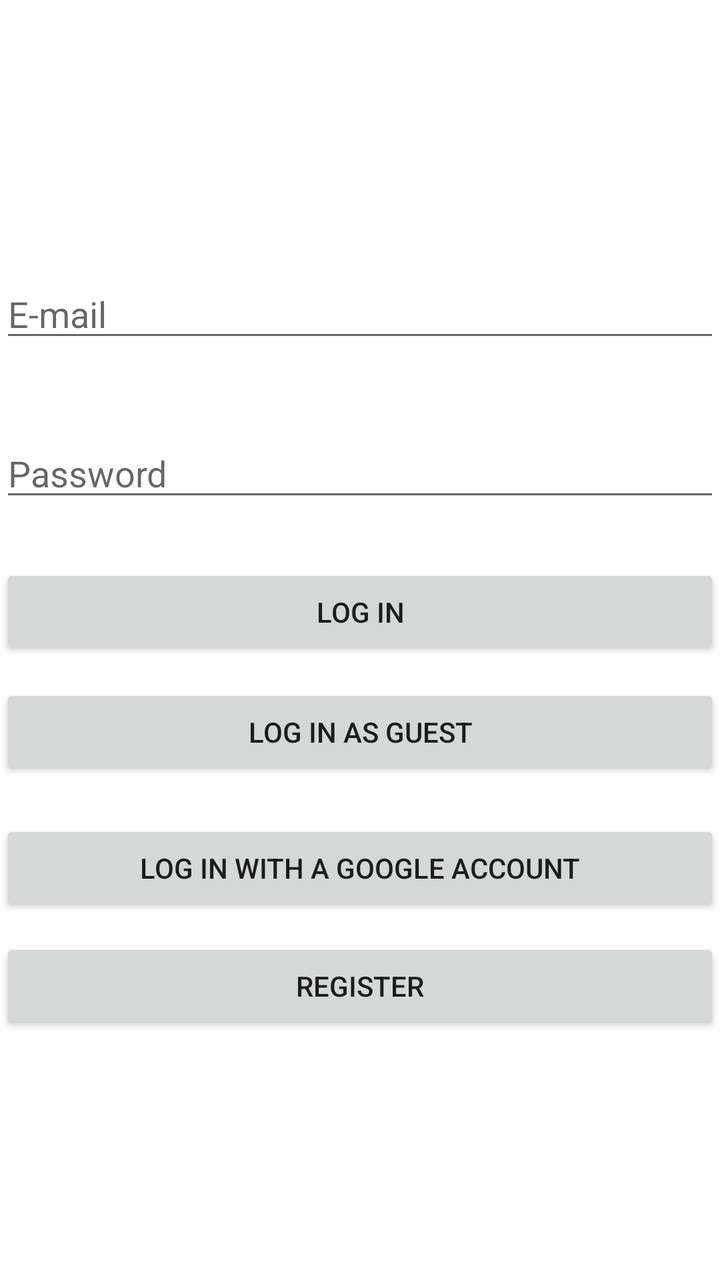
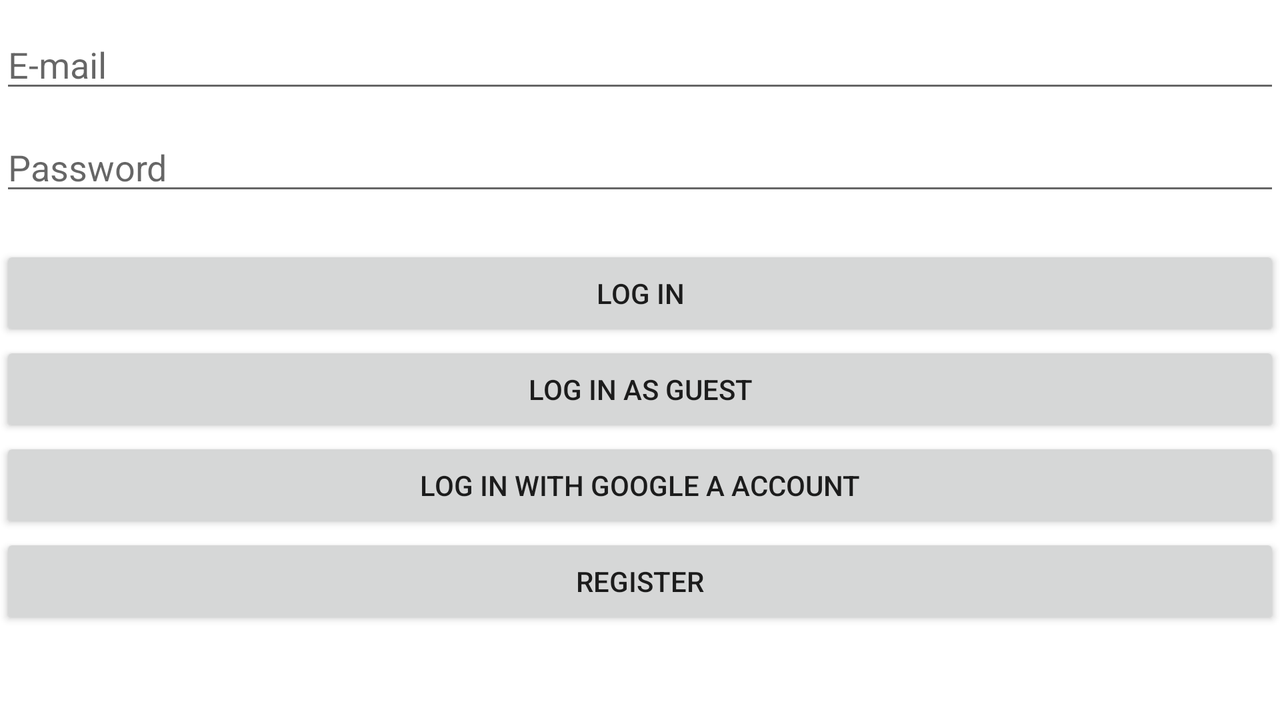

An Android layout and its configuration variant, each rendered on a device that would load it. The default file and the variant file are quoted in full after the pictures.
<!-- AndroidManifest.xml: application theme Theme.Mobilalk_autobolt -->
<!-- res/layout/activity_main.xml -->
<?xml version="1.0" encoding="utf-8"?>
<androidx.constraintlayout.widget.ConstraintLayout xmlns:android="http://schemas.android.com/apk/res/android"
    xmlns:app="http://schemas.android.com/apk/res-auto"
    xmlns:tools="http://schemas.android.com/tools"
    android:layout_width="match_parent"
    android:layout_height="match_parent"
    tools:context=".MainActivity">

   <EditText
       android:id="@+id/editTextUserName"
       android:layout_width="match_parent"
       android:layout_height="wrap_content"
       android:ems="10"
       android:hint="@string/name"
       android:inputType="text"
       app:layout_constraintBottom_toBottomOf="parent"
       app:layout_constraintEnd_toEndOf="parent"
       app:layout_constraintHorizontal_bias="0.0"
       app:layout_constraintStart_toStartOf="parent"
       app:layout_constraintTop_toTopOf="parent"
       app:layout_constraintVertical_bias="0.225" />

   <EditText
       android:id="@+id/editTextPassword"
       android:layout_width="match_parent"
       android:layout_height="wrap_content"
       android:layout_marginBottom="150dp"
       android:ems="10"
       android:hint="@string/password"
       android:inputType="textPassword"
       app:layout_constraintBottom_toBottomOf="parent"
       app:layout_constraintTop_toBottomOf="@+id/editTextUserName"
       app:layout_constraintVertical_bias="0.141"
       tools:layout_editor_absoluteX="16dp" />

   <Button
       android:id="@+id/loginButton"
       android:layout_width="0dp"
       android:layout_height="wrap_content"
       android:text="@string/login"
       android:onClick="login"
       app:layout_constraintBottom_toBottomOf="parent"
       app:layout_constraintEnd_toEndOf="parent"
       app:layout_constraintHorizontal_bias="1.0"
       app:layout_constraintStart_toStartOf="parent"
       app:layout_constraintTop_toBottomOf="@+id/editTextPassword"
       app:layout_constraintVertical_bias="0.078" />

   <Button
       android:id="@+id/registerButton"
       android:layout_width="0dp"
       android:layout_height="wrap_content"
       android:onClick="register"
       android:text="@string/registration"
       app:layout_constraintBottom_toBottomOf="parent"
       app:layout_constraintEnd_toEndOf="parent"
       app:layout_constraintHorizontal_bias="0.0"
       app:layout_constraintStart_toStartOf="parent"
       app:layout_constraintTop_toBottomOf="@+id/googleSignInButton"
       app:layout_constraintVertical_bias="0.081" />

   <Button
       android:id="@+id/guestLoginButton"
       android:layout_width="0dp"
       android:layout_height="wrap_content"
       android:layout_marginTop="12dp"
       android:onClick="loginAsGuest"
       android:text="Log in as Guest"
       app:layout_constraintEnd_toEndOf="parent"
       app:layout_constraintHorizontal_bias="1.0"
       app:layout_constraintStart_toStartOf="parent"
       app:layout_constraintTop_toBottomOf="@+id/loginButton"
       tools:ignore="OnClick" />

   <Button
       android:id="@+id/googleSignInButton"
       android:layout_width="0dp"
       android:layout_height="wrap_content"
       android:layout_marginTop="20dp"
       android:onClick="loginWithGoogle"
       android:text="Log in with a google account"
       app:layout_constraintEnd_toEndOf="parent"
       app:layout_constraintHorizontal_bias="0.0"
       app:layout_constraintStart_toStartOf="parent"
       app:layout_constraintTop_toBottomOf="@+id/guestLoginButton" />

</androidx.constraintlayout.widget.ConstraintLayout>
<!-- resources referenced by this layout -->
<resources>
  <string name="login">Log In</string>
  <string name="name">E-mail</string>
  <string name="password">Password</string>
  <string name="registration">Register</string>
  <style name="Theme.Mobilalk_autobolt" parent="Theme.MaterialComponents.DayNight.DarkActionBar">
          
          <item name="colorPrimary">@color/purple_500</item>
          <item name="colorPrimaryVariant">@color/purple_700</item>
          <item name="colorOnPrimary">@color/white</item>
          
          <item name="colorSecondary">@color/teal_200</item>
          <item name="colorSecondaryVariant">@color/teal_700</item>
          <item name="colorOnSecondary">@color/black</item>
          
          <item name="android:statusBarColor" tools:targetApi="l">?attr/colorPrimaryVariant</item>
          
      </style>
  <color name="purple_500">#FF014866</color>
  <color name="purple_700">#FF1D4052</color>
  <color name="white">#FFFFFFFF</color>
  <color name="teal_200">#FF03DAC5</color>
  <color name="teal_700">#FF018786</color>
  <color name="black">#FF000000</color>
</resources>
<!-- res/layout-land/activity_main.xml (the author's variant of the layout above) -->
<!-- drawn on the phone turned sideways -->
<?xml version="1.0" encoding="utf-8"?>
<LinearLayout xmlns:android="http://schemas.android.com/apk/res/android"
    xmlns:app="http://schemas.android.com/apk/res-auto"
    xmlns:tools="http://schemas.android.com/tools"
    android:layout_width="match_parent"
    android:layout_height="match_parent"
    android:orientation="vertical"
    tools:context=".MainActivity">

    <EditText
        android:id="@+id/editTextUserName"
        android:layout_width="match_parent"
        android:layout_height="wrap_content"
        android:ems="10"
        android:layout_marginTop="10dp"
        android:hint="@string/name"
        android:inputType="text" />

    <EditText
        android:id="@+id/editTextPassword"
        android:layout_width="match_parent"
        android:layout_height="wrap_content"
        android:ems="10"
        android:hint="@string/password"
        android:inputType="textPassword"
        android:layout_marginTop="10dp"
        app:layout_editor_absoluteX="16dp"/>


    <Button
        android:id="@+id/loginButton"
        android:layout_width="match_parent"
        android:layout_height="wrap_content"
        android:ems="10"
        android:text="@string/login"
        android:onClick="login"
        android:layout_marginTop="20dp"
        app:layout_constraintVertical_bias="0.078"/>

    <Button
        android:id="@+id/guestLoginButton"
        android:layout_width="match_parent"
        android:layout_height="wrap_content"
        android:ems="10"
        android:onClick="loginAsGuest"
        android:text="Log in as guest"
        tools:ignore="OnClick" />

    <Button
        android:id="@+id/googleSignInButton"
        android:layout_width="match_parent"
        android:layout_height="wrap_content"
        android:ems="10"
        android:onClick="loginWithGoogle"
        android:text="Log in with Google a account" />

    <Button
        android:id="@+id/registerButton"
        android:layout_width="match_parent"
        android:layout_height="wrap_content"
        android:text="@string/registration"
        android:onClick="register"
     />





</LinearLayout>
